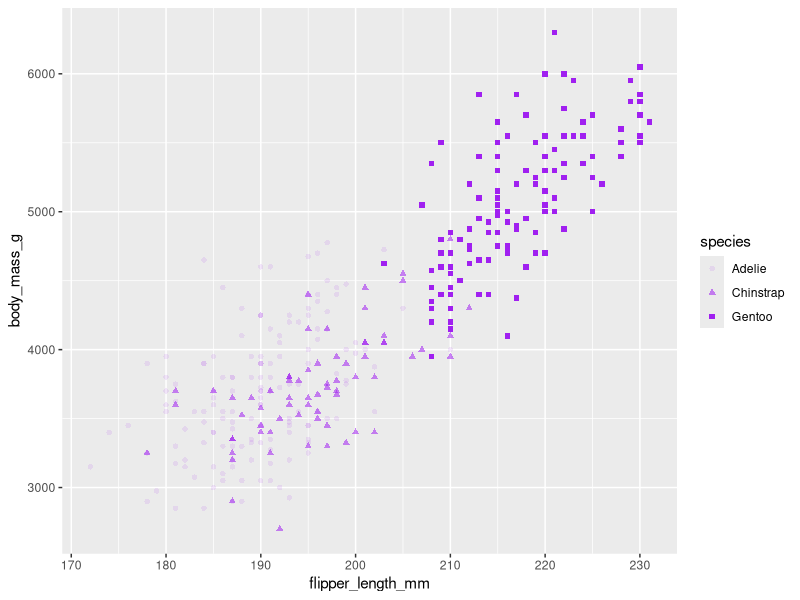
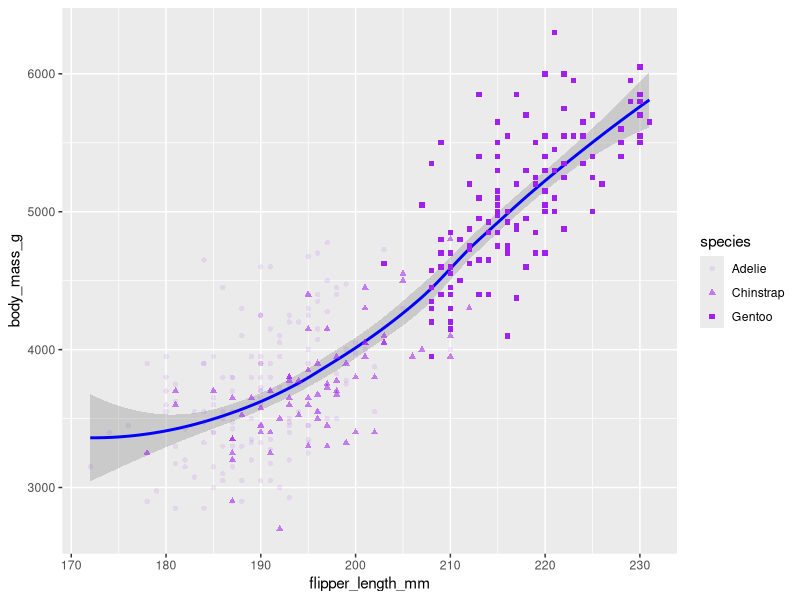
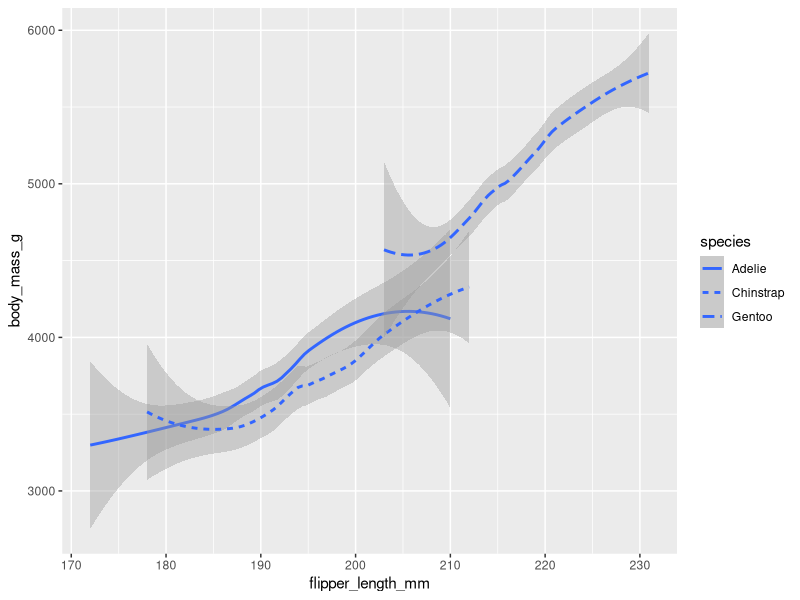
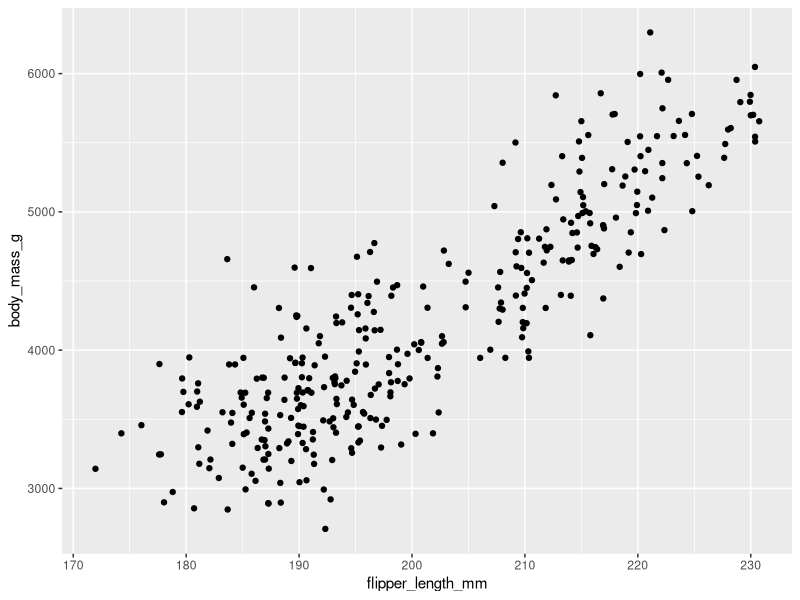
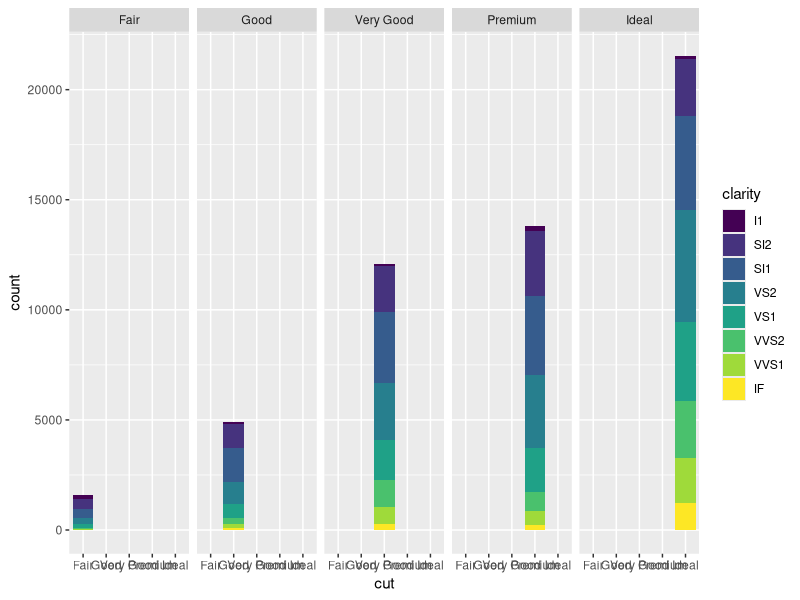
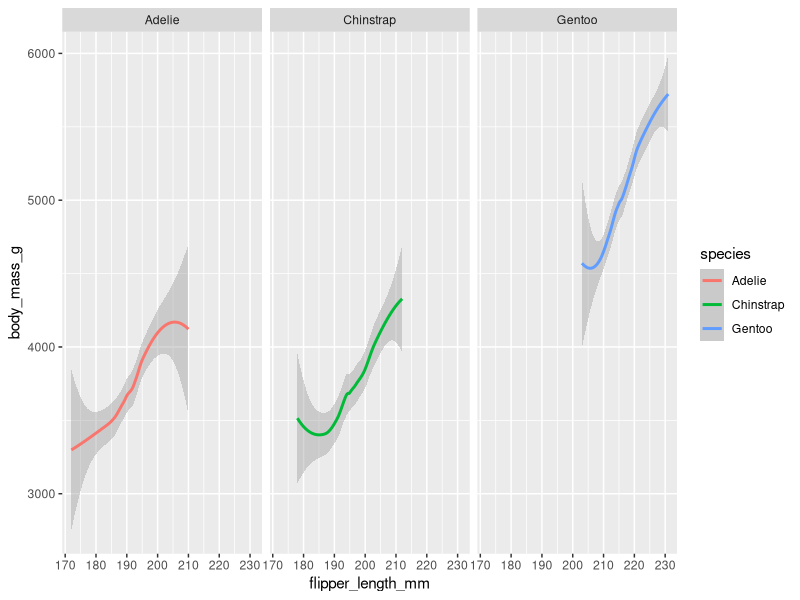
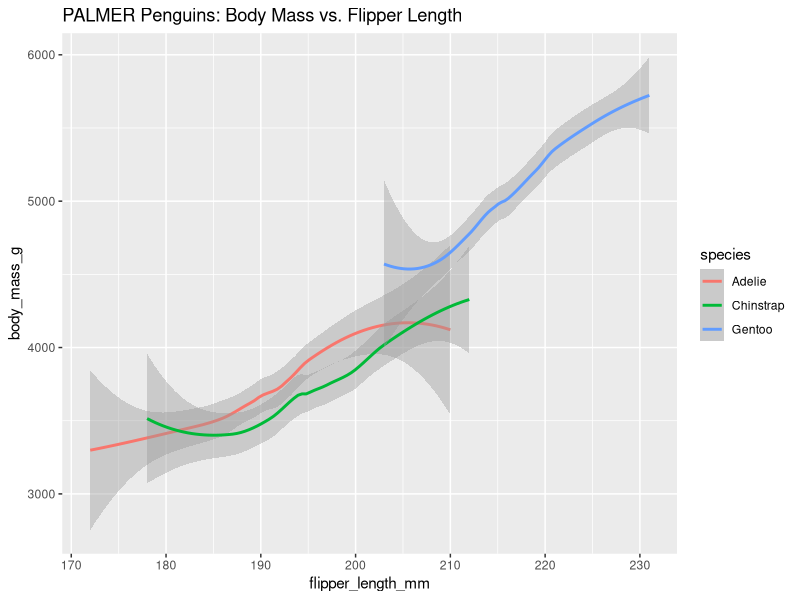
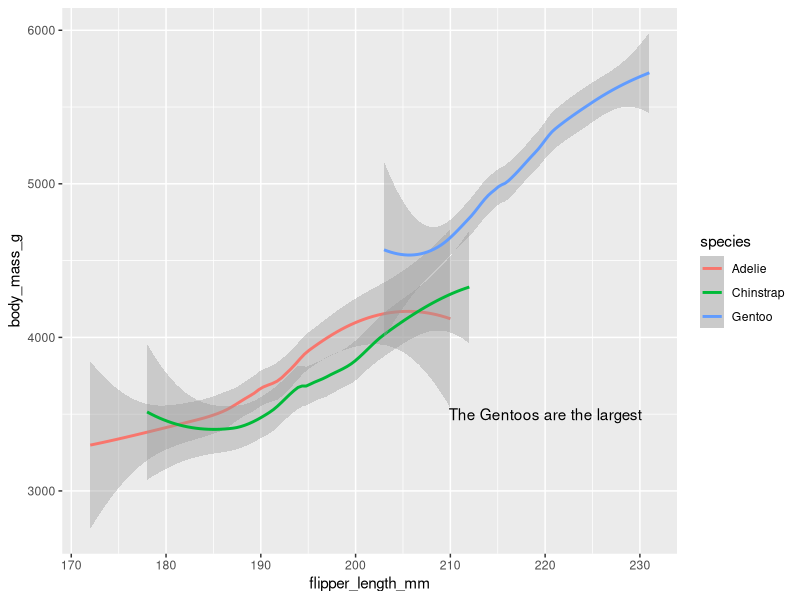

Generate these figures, in order, with R:
library("ggplot2")
library("palmerpenguins")

# COMMON SEQUENCE for PLOTTING WITH GGPLOT2

ggplot(data = penguins)+ 
  geom_point(mapping = aes(x = flipper_length_mm, y = body_mass_g,shape = species, alpha = species), color="purple")
 
# plotting with ggplot starts with ggplot() function
# after the data we want plotted is passed as argument for that function
# plus sign ('+') is used to add layers to the plot
# in ggplot2, plots are build through combinations of layers
# we choose geom_point() function to represent our data through points and create a scatter plot
# mapping=aes() tells R what aesthetics to use for the plot
# we use aes to define the mapping between the data and the plot
# we map the data from flipper_length to the x-axis and body_mass_g to the y-axis
# example:   aes(name_of_aesthetic = name_of_the_variable)


# SCATERPLOTS
ggplot(data = penguins)+ 
  geom_smooth(mapping = aes(x = flipper_length_mm, y = body_mass_g), color="blue")+
  geom_point(mapping = aes(x = flipper_length_mm, y = body_mass_g,shape = species, alpha = species), color="purple")

ggplot(data = penguins)+ 
  geom_smooth(mapping = aes(x = flipper_length_mm, y = body_mass_g, linetype = species))

ggplot(data = penguins)+ 
  geom_jitter(mapping = aes(x = flipper_length_mm, y = body_mass_g))

# BARCHARTS
ggplot(data=diamonds)+
  geom_bar(mapping = aes(x=cut, fill=clarity))+
  facet_grid(~cut)

# FACET
ggplot(data = penguins)+ 
  geom_smooth(mapping = aes(x = flipper_length_mm, y = body_mass_g, color=species))+
  facet_wrap(~species)

# LABELS
ggplot(data = penguins)+ 
  geom_smooth(mapping = aes(x = flipper_length_mm, y = body_mass_g, color=species))+
  labs(title="PALMER Penguins: Body Mass vs. Flipper Length")


# ANNOTATIONS
ggplot(data = penguins)+ 
  geom_smooth(mapping = aes(x = flipper_length_mm, y = body_mass_g, color=species))+
  annotate("text", x=220, y=3500, label="The Gentoos are the largest")